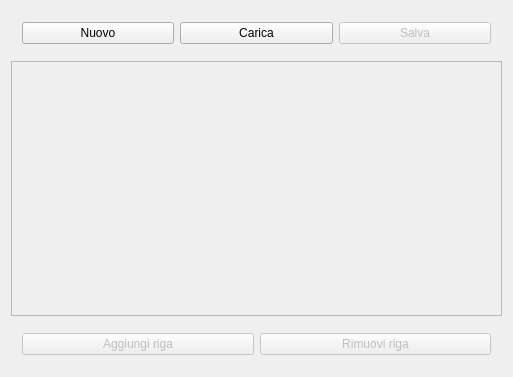
<?xml version="1.0" encoding="UTF-8"?>
<ui version="4.0">
 <class>MainWindow</class>
 <widget class="QMainWindow" name="MainWindow">
  <property name="enabled">
   <bool>true</bool>
  </property>
  <property name="geometry">
   <rect>
    <x>0</x>
    <y>0</y>
    <width>513</width>
    <height>377</height>
   </rect>
  </property>
  <property name="minimumSize">
   <size>
    <width>400</width>
    <height>300</height>
   </size>
  </property>
  <property name="windowTitle">
   <string>INI Editor</string>
  </property>
  <widget class="QWidget" name="centralWidget">
   <layout class="QVBoxLayout" name="verticalLayout_2">
    <item>
     <widget class="QWidget" name="horizontalWidget1" native="true">
      <layout class="QHBoxLayout" name="horizontalLayout">
       <item>
        <widget class="QPushButton" name="btn_new">
         <property name="text">
          <string>Nuovo</string>
         </property>
        </widget>
       </item>
       <item>
        <widget class="QPushButton" name="btn_load">
         <property name="text">
          <string>Carica</string>
         </property>
        </widget>
       </item>
       <item>
        <widget class="QPushButton" name="btn_save">
         <property name="enabled">
          <bool>false</bool>
         </property>
         <property name="text">
          <string>Salva</string>
         </property>
        </widget>
       </item>
      </layout>
     </widget>
    </item>
    <item>
     <widget class="QTableWidget" name="table">
      <property name="enabled">
       <bool>false</bool>
      </property>
      <property name="dragDropMode">
       <enum>QAbstractItemView::DragDrop</enum>
      </property>
      <property name="cornerButtonEnabled">
       <bool>false</bool>
      </property>
      <attribute name="horizontalHeaderStretchLastSection">
       <bool>true</bool>
      </attribute>
     </widget>
    </item>
    <item>
     <widget class="QWidget" name="horizontalWidget2" native="true">
      <layout class="QHBoxLayout" name="horizontalLayout_2">
       <item>
        <widget class="QPushButton" name="btn_add">
         <property name="enabled">
          <bool>false</bool>
         </property>
         <property name="text">
          <string>Aggiungi riga</string>
         </property>
        </widget>
       </item>
       <item>
        <widget class="QPushButton" name="btn_remove">
         <property name="enabled">
          <bool>false</bool>
         </property>
         <property name="text">
          <string>Rimuovi riga</string>
         </property>
        </widget>
       </item>
      </layout>
     </widget>
    </item>
   </layout>
  </widget>
 </widget>
 <layoutdefault spacing="6" margin="11"/>
 <resources/>
 <connections/>
</ui>
